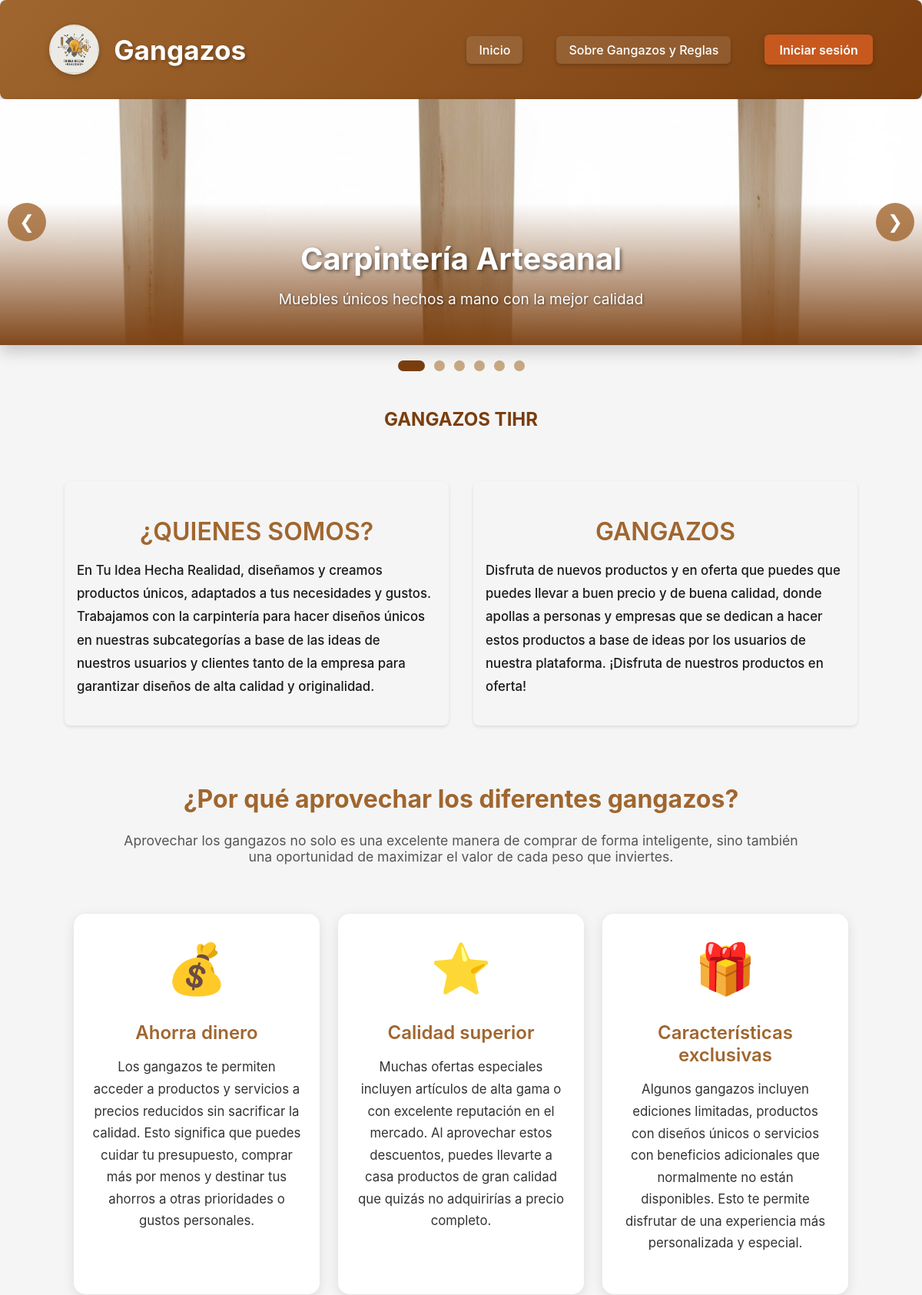
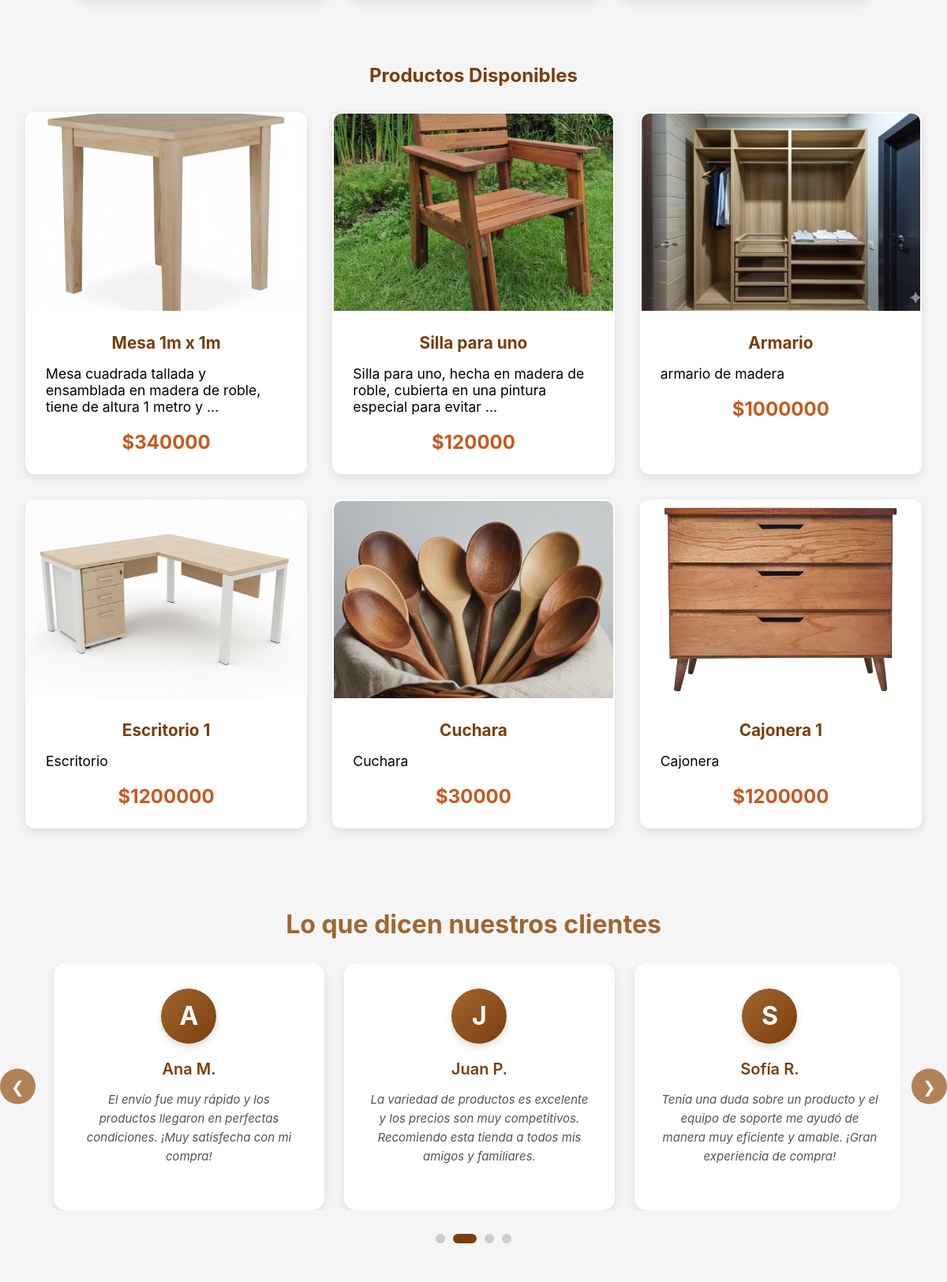
The page / (upper part) on the database its author committed (2 pictures, top to bottom).
### core/models.py (models this page shows)
class Mesas(models.Model):
    nombre1 = models.CharField(max_length=100)
    descripcion1 = models.CharField(max_length=250, default='', blank=True,null=True)
    precio1 = models.DecimalField(max_digits=10, decimal_places=2)
    imagen1 = models.ImageField(upload_to='uploads/productos/')
    cantidad_disponible = models.IntegerField(default=0)
    is_active = models.BooleanField(default=True)

class Sillas(models.Model):
    nombre2 = models.CharField(max_length=100)
    descripcion2 = models.CharField(max_length=250, default='', blank=True,null=True)
    precio2 = models.DecimalField(max_digits=10, decimal_places=2)
    imagen2 = models.ImageField(upload_to='uploads/productos/')
    cantidad_disponible = models.IntegerField(default=0)
    is_active = models.BooleanField(default=True)

class Armarios(models.Model):
    nombre3 = models.CharField(max_length=100)
    descripcion3 = models.CharField(max_length=250, default='', blank=True,null=True)
    precio3 = models.DecimalField(max_digits=10, decimal_places=2)
    imagen3 = models.ImageField(upload_to='uploads/productos/')
    cantidad_disponible = models.IntegerField(default=0)
    is_active = models.BooleanField(default=True)

class Escritorios(models.Model):
    nombre5 = models.CharField(max_length=100)
    descripcion5 = models.CharField(max_length=250, default='', blank=True,null=True)
    precio5 = models.DecimalField(max_digits=10, decimal_places=2)
    imagen5 = models.ImageField(upload_to='uploads/productos/')
    cantidad_disponible = models.IntegerField(default=0)
    is_active = models.BooleanField(default=True)

class Utensilios(models.Model):
    nombre6 = models.CharField(max_length=100)
    descripcion6 = models.CharField(max_length=250, default='', blank=True,null=True)
    precio6 = models.DecimalField(max_digits=10, decimal_places=2)
    imagen6 = models.ImageField(upload_to='uploads/productos/')
    cantidad_disponible = models.IntegerField(default=0)
    is_active = models.BooleanField(default=True)

class Cajoneras(models.Model):
    nombre4 = models.CharField(max_length=100)
    descripcion4 = models.CharField(max_length=250, default='', blank=True,null=True)
    precio4 = models.DecimalField(max_digits=10, decimal_places=2)
    imagen4 = models.ImageField(upload_to='uploads/productos/')
    cantidad_disponible = models.IntegerField(default=0)
    is_active = models.BooleanField(default=True)

### core/views.py (the view)
# urls.py: 2. Add a URL to urlpatterns:  path('', views.home, name='home')
def home(request):
    comentarios = Comentario.objects.annotate(
        orden_estado=Case(
            When(estado='aprobado', then=1),
            When(estado='rechazado', then=3),
            When(estado='pendiente', then=2),
            output_field=IntegerField(),
        )
    ).order_by('orden_estado', '-fecha_aprobacion', '-fecha_creacion')[:10]
    mesa_destacada = Mesas.objects.filter(is_active=True).first()
    silla_destacada = Sillas.objects.filter(is_active=True).first()
    armario_destacado = Armarios.objects.filter(is_active=True).first()
    cajonera_destacada = Cajoneras.objects.filter(is_active=True).first()
    escritorio_destacado = Escritorios.objects.filter(is_active=True).first()
    utensilio_destacado = Utensilios.objects.filter(is_active=True).first()
    context = {
        'comentarios': comentarios,
        'mesa_destacada': mesa_destacada,
        'silla_destacada': silla_destacada,
        'armario_destacado': armario_destacado,
        'cajonera_destacada': cajonera_destacada,
        'escritorio_destacado': escritorio_destacado,
        'utensilio_destacado': utensilio_destacado,
    }
    return render(request, "core/home.html", context)

### core/context_processors.py (called while the page is built, shortened)
def idea_notifications(request):
    username_cliente = request.session.get('usernameCliente')
    username_empresa = request.session.get('usernameEmpresa')
    has_notif = False
    try:
        if username_cliente:
            has_notif = MensajeIdea.objects.filter(
                idea__autor=username_cliente,
                remitente_tipo='empresa',
                leido=False
            ).exists()
    except Exception as e:
        print(f"Error en idea_notifications: {str(e)}")
        has_notif = False
    return {
        'has_idea_notifications': has_notif
    }

### core/templates/core/home.html (shortened to what this page needs)
<!DOCTYPE html>
<html lang="es">
<head>
    {% load static %}
    <link rel="stylesheet" href="{% static 'core/css/styles.css' %}">
</head>
<body class="landing-page">
    <nav class="landing-navbar">
        <div class="landing-nav-container">
            <div class="landing-nav-logo">
                <img src="{% static 'core/img/Gemini_Generated_Image_tzay6utzay6utzay.jfif' %}" alt="Logo">
                <span>Gangazos</span>
            </div>
            <ul class="landing-nav-menu">
                <li><a href="{% url 'home' %}">Inicio</a></li>
                <li><a href="{% url 'reglas' %}">Sobre Gangazos y Reglas</a></li>
                <li><a href="{% url 'login' %}" class="btn-registro">Iniciar sesión</a></li>
            </ul>
        </div>
    </nav>
    <div class="main-content-wrapper">
    <section class="carousel-hero">
        <div class="carousel-hero-container">
            <button class="carousel-hero-btn prev-btn" onclick="moveHeroCarousel(-1)">❮</button>
            <div class="carousel-hero-wrapper">
                <div class="carousel-hero-track" id="heroTrack">
                    <div class="carousel-hero-item">
                        <img src="{% static 'core/img/Mesa.jpg' %}" alt="Mesas">
                        <div class="carousel-hero-caption">
                            <h2>Carpintería Artesanal</h2>
                            <p>Muebles únicos hechos a mano con la mejor calidad</p>
                        </div>
                    </div>
                </div>
            </div>
            <button class="carousel-hero-btn next-btn" onclick="moveHeroCarousel(1)">❯</button>
        </div>
        <div class="carousel-hero-indicators" id="heroIndicators"></div>
    </section>
    <section>
        <div>
            <h2>GANGAZOS TIHR</h2>
            <br>
        </div>
    </section>
    <section class="seccion-at">
        <div class="content-columns">
            <div class="content-column">
                <h2>¿QUIENES SOMOS?</h2>
                <p>En Tu Idea Hecha Realidad, diseñamos y creamos productos únicos, adaptados a tus necesidades y gustos. Trabajamos con la carpintería para hacer diseños únicos en nuestras subcategorías a base de las ideas de nuestros usuarios y clientes tanto de la empresa para garantizar diseños de alta calidad y originalidad.</p>
            </div>
            <div class="content-column">
                <h2>GANGAZOS</h2>
                <p>Disfruta de nuevos productos y en oferta que puedes que puedes llevar a buen precio y de buena calidad, donde apollas a personas y empresas que se dedican a hacer estos productos a base de ideas por los usuarios de nuestra plataforma. ¡Disfruta de nuestros productos en oferta!</p>
            </div>
        </div>
    </section>
    <br>
    <section class="seccion-at">
        <div style="max-width: 1400px; margin: 0 auto; padding: 0 3rem;">
            <h2 style="text-align: center;">¿Por qué aprovechar los diferentes gangazos?</h2>
            <p style="text-align: center; font-size: 1.1rem; color: #555; max-width: 900px; margin: 0 auto 2rem;">Aprovechar los gangazos no solo es una excelente manera de comprar de forma inteligente,
                sino también una oportunidad de maximizar el valor de cada peso que inviertes.</p>
        </div>
        <div class="benefits-grid">
            <div class="benefit-card">
                <span class="benefit-icon">💰</span>
                <h3>Ahorra dinero</h3>
                <p>Los gangazos te permiten acceder a productos y servicios a precios reducidos sin sacrificar la calidad.
                    Esto significa que puedes cuidar tu presupuesto, comprar más por menos y destinar tus ahorros a otras prioridades
                    o gustos personales.</p>
            </div>
            <div class="benefit-card">
                <span class="benefit-icon">⭐</span>
                <h3>Calidad superior</h3>
                <p>Muchas ofertas especiales incluyen artículos de alta gama o con excelente reputación en el mercado. Al aprovechar
                    estos descuentos, puedes llevarte a casa productos de gran calidad que quizás no adquirirías a precio completo.</p>
            </div>
            <div class="benefit-card">
                <span class="benefit-icon">🎁</span>
                <h3>Características exclusivas</h3>
                <p>Algunos gangazos incluyen ediciones limitadas, productos con diseños únicos o servicios con beneficios adicionales
                    que normalmente no están disponibles. Esto te permite disfrutar de una experiencia más personalizada y especial.</p>
            </div>
        </div>
    </section>
    <section>
        <div>
            <h2>Productos Disponibles</h2>
        </div>
        <div class="productos-disponibles-grid">
            {% if mesa_destacada %}
            <div class="producto-card">
                <img src="{{ mesa_destacada.imagen1.url }}" alt="{{ mesa_destacada.nombre1 }}">
                <div class="producto-info">
                    <h3>{{ mesa_destacada.nombre1 }}</h3>
                    <p class="producto-descripcion">{{ mesa_destacada.descripcion1|truncatewords:15 }}</p>
                    <div class="producto-precio">
                        <span class="precio-oferta">${{ mesa_destacada.precio1|floatformat:0 }}</span>
                    </div>
                </div>
            </div>
            {% endif %}
            {% if silla_destacada %}
            <div class="producto-card">
                <img src="{{ silla_destacada.imagen2.url }}" alt="{{ silla_destacada.nombre2 }}">
                <div class="producto-info">
                    <h3>{{ silla_destacada.nombre2 }}</h3>
                    <p class="producto-descripcion">{{ silla_destacada.descripcion2|truncatewords:15 }}</p>
                    <div class="producto-precio">
                        <span class="precio-oferta">${{ silla_destacada.precio2|floatformat:0 }}</span>
                    </div>
                </div>
            </div>
            {% endif %}
            {% if armario_destacado %}
            <div class="producto-card">
                <img src="{{ armario_destacado.imagen3.url }}" alt="{{ armario_destacado.nombre3 }}">
                <div class="producto-info">
                    <h3>{{ armario_destacado.nombre3 }}</h3>
                    <p class="producto-descripcion">{{ armario_destacado.descripcion3|truncatewords:15 }}</p>
                    <div class="producto-precio">
                        <span class="precio-oferta">${{ armario_destacado.precio3|floatformat:0 }}</span>
                    </div>
                </div>
            </div>
            {% endif %}
            {% if escritorio_destacado %}
            <div class="producto-card">
                <img src="{{ escritorio_destacado.imagen5.url }}" alt="{{ escritorio_destacado.nombre5 }}">
                <div class="producto-info">
                    <h3>{{ escritorio_destacado.nombre5 }}</h3>
                    <p class="producto-descripcion">{{ escritorio_destacado.descripcion5|truncatewords:15 }}</p>
                    <div class="producto-precio">
                        <span class="precio-oferta">${{ escritorio_destacado.precio5|floatformat:0 }}</span>
                    </div>
                </div>
            </div>
            {% endif %}
            {% if utensilio_destacado %}
            <div class="producto-card">
                <img src="{{ utensilio_destacado.imagen6.url }}" alt="{{ utensilio_destacado.nombre6 }}">
                <div class="producto-info">
                    <h3>{{ utensilio_destacado.nombre6 }}</h3>
                    <p class="producto-descripcion">{{ utensilio_destacado.descripcion6|truncatewords:15 }}</p>
                    <div class="producto-precio">
                        <span class="precio-oferta">${{ utensilio_destacado.precio6|floatformat:0 }}</span>
                    </div>
                </div>
            </div>
            {% endif %}
            {% if cajonera_destacada %}
            <div class="producto-card">
                <img src="{{ cajonera_destacada.imagen4.url }}" alt="{{ cajonera_destacada.nombre4 }}">
                <div class="producto-info">
                    <h3>{{ cajonera_destacada.nombre4 }}</h3>
                    <p class="producto-descripcion">{{ cajonera_destacada.descripcion4|truncatewords:15 }}</p>
                    <div class="producto-precio">
                        <span class="precio-oferta">${{ cajonera_destacada.precio4|floatformat:0 }}</span>
                    </div>
                </div>
            </div>
            {% endif %}
        </div>
    </section>
    <br>
    <section class="comments-section">
        <section class="seccion-at">
        <div class="container">
            <div class="row">
                    <h2 style="text-align: center; margin-bottom: 30px;">Lo que dicen nuestros clientes</h2>
                    <div class="carousel-comentarios-container">
                        <button class="carousel-btn prev-btn" onclick="moveComentariosCarousel(-1)">❮</button>
                        <div class="carousel-comentarios-wrapper">
                            <div class="carousel-comentarios-track" id="comentariosTrack">
                                {% for comentario in comentarios %}
                                <div class="comentario-landing-card carousel-item">
                                    <div class="comentario-landing-avatar">
                                        {% if comentario.usuario.foto_perfil %}
                                            <img src="{{ comentario.usuario.foto_perfil.url }}" alt="{{ comentario.usuario.usernameCliente }}" style="width: 100%; height: 100%; object-fit: cover; border-radius: 50%;">
                                        {% else %}
                                            {{ comentario.usuario.usernameCliente|first|upper }}
                                        {% endif %}
                                    </div>
                                    <h5 class="comentario-landing-nombre">{{ comentario.usuario.usernameCliente }}</h5>
                                    <p class="comentario-landing-texto">{{ comentario.contenido }}</p>
                                </div>
                                {% empty %}
                                <div class="comentario-landing-card carousel-item">
                                    <div class="comentario-landing-avatar">A</div>
                                    <h5 class="comentario-landing-nombre">Ana M.</h5>
                                    <p class="comentario-landing-texto">El envío fue muy rápido y los productos llegaron en perfectas condiciones. ¡Muy satisfecha con mi compra!</p>
                                </div>
                                <div class="comentario-landing-card carousel-item">
                                    <div class="comentario-landing-avatar">J</div>
                                    <h5 class="comentario-landing-nombre">Juan P.</h5>
                                    <p class="comentario-landing-texto">La variedad de productos es excelente y los precios son muy competitivos. Recomiendo esta tienda a todos mis amigos y familiares.</p>
                                </div>
                                <div class="comentario-landing-card carousel-item">
                                    <div class="comentario-landing-avatar">S</div>
                                    <h5 class="comentario-landing-nombre">Sofía R.</h5>
                                    <p class="comentario-landing-texto">Tenía una duda sobre un producto y el equipo de soporte me ayudó de manera muy eficiente y amable. ¡Gran experiencia de compra!</p>
                                </div>
                                {% endfor %}
                            </div>
                        </div>
                        <button class="carousel-btn next-btn" onclick="moveComentariosCarousel(1)">❯</button>
                    </div>
                    <div class="carousel-indicators" id="comentariosIndicators"></div>
        </section>
    </section>
</div>
</body>
</html>

### rows shown on the page
Mesas: imagen1 (picture), nombre1 "Mesa 1m x 1m", descripcion1 "Mesa cuadrada tallada y ensamblada en madera de roble, tiene de altura 1 metro y …", precio1 "340000"
Sillas: imagen2 (picture), nombre2 "Silla para uno", descripcion2 "Silla para uno, hecha en madera de roble, cubierta en una pintura especial para evitar …", precio2 "120000"
Armarios: imagen3 (picture), nombre3 "Armario", descripcion3 "armario de madera", precio3 "1000000"
Escritorios: imagen5 (picture), nombre5 "Escritorio 1", descripcion5 "Escritorio", precio5 "1200000"
Utensilios: imagen6 (picture), nombre6 "Cuchara", descripcion6 "Cuchara", precio6 "30000"
Cajoneras: imagen4 (picture), nombre4 "Cajonera 1", descripcion4 "Cajonera", precio4 "1200000"
